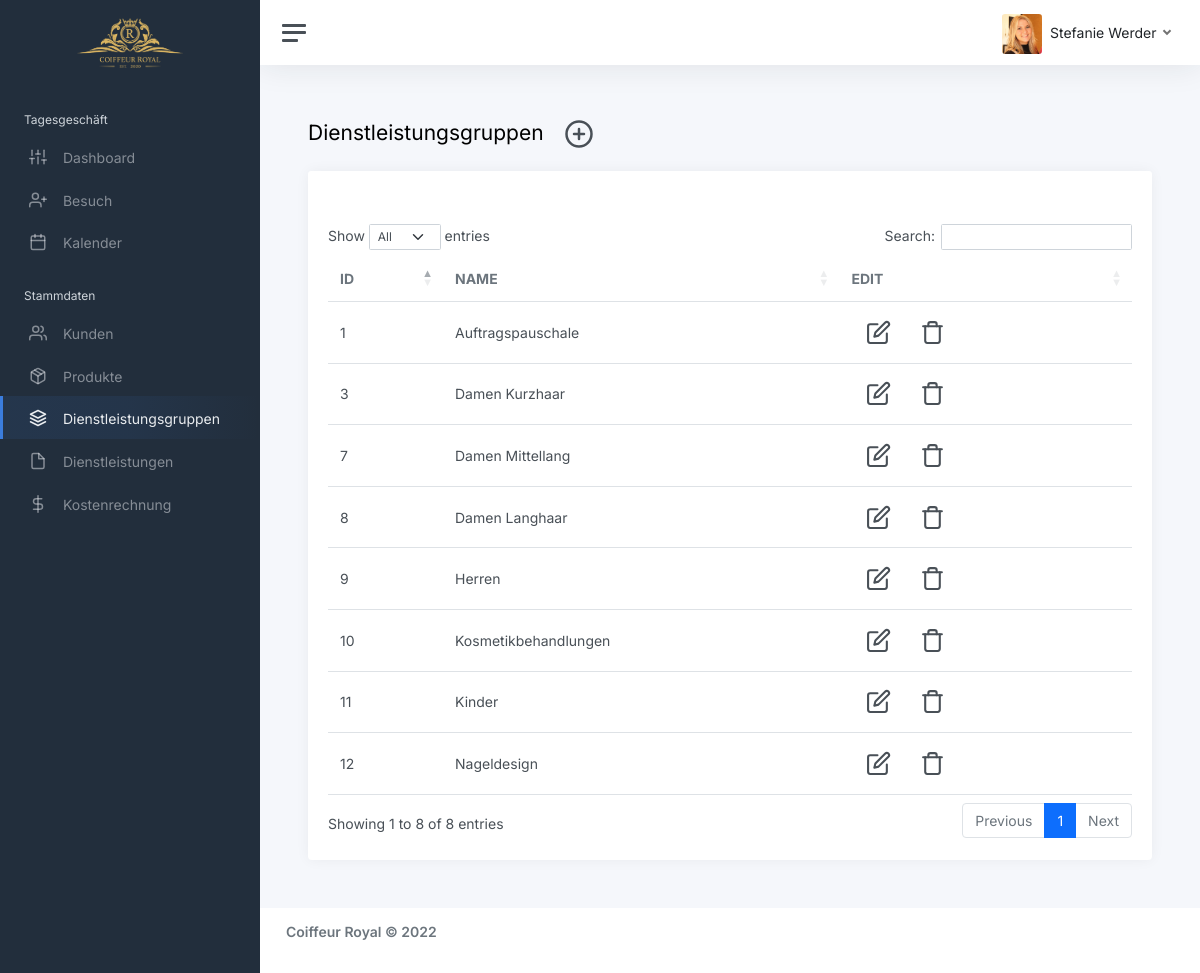
/website/sites/service-groups.php (signed in), run on the app's committed database.
### tables this page shows
CREATE TABLE IF NOT EXISTS service_groups (
    service_group_id INT AUTO_INCREMENT PRIMARY KEY,
    service_group_name VARCHAR(50) NOT NULL
    );

### website/sites/service-groups.php (the view, shortened to what this page needs)
<?php
    if(isset($_SESSION['User']))
    {
        $mailid = $_SESSION['User'];
        $parts = explode(".", $mailid);
        $lastname = ucfirst(array_pop($parts));
        $firstname = ucfirst(implode(".", $parts));
    }
    else
    {
        header("Location:../index.php");
    }
?>
<!DOCTYPE html>
<html lang="en">
<head>
	<link href="https://cdnjs.cloudflare.com/ajax/libs/twitter-bootstrap/5.0.1/css/bootstrap.min.css" rel="stylesheet">
	<link href="../assets/css/app.css" rel="stylesheet">
	<link href="https://cdn.datatables.net/1.11.4/css/dataTables.bootstrap5.min.css" rel="stylesheet">
</head>
<body>
	<div class="wrapper">
		<nav id="sidebar" class="sidebar js-sidebar">
			<div class="sidebar-content js-simplebar">
				<a class="sidebar-brand text-center" href="dashboard.php">
					<span class="align-middle"><img src="../assets/img/logo/coiffeur_royal.png" width="50%"></span>
				</a>
				<ul class="sidebar-nav">
					<li class="sidebar-header">
						Tagesgeschäft
					</li>
					<li class="sidebar-item">
						<a class="sidebar-link" href="dashboard.php">
							<i class="align-middle" data-feather="sliders"></i> <span class="align-middle">Dashboard</span>
						</a>
					</li>
					<li class="sidebar-item">
						<a class="sidebar-link" href="visits.php">
							<i class="align-middle" data-feather="user-plus"></i> <span class="align-middle">Besuch</span>
						</a>
					</li>
					<li class="sidebar-item">
						<a class="sidebar-link" href="calendar.php">
							<i class="align-middle" data-feather="calendar"></i> <span class="align-middle">Kalender</span>
						</a>
					</li>
					<li class="sidebar-header">
						Stammdaten
					</li>
					<li class="sidebar-item">
						<a class="sidebar-link" href="customers.php">
							<i class="align-middle" data-feather="users"></i> <span class="align-middle">Kunden</span>
						</a>
					</li>
					<li class="sidebar-item">
						<a class="sidebar-link" href="products.php">
							<i class="align-middle" data-feather="package"></i> <span class="align-middle">Produkte</span>
						</a>
					</li>
					<li class="sidebar-item active">
						<a class="sidebar-link" href="service-groups.php">
							<i class="align-middle" data-feather="layers"></i> <span class="align-middle">Dienstleistungsgruppen</span>
						</a>
					</li>
					<li class="sidebar-item">
						<a class="sidebar-link" href="services.php">
							<i class="align-middle" data-feather="file"></i> <span class="align-middle">Dienstleistungen</span>
						</a>
					</li>
					<li class="sidebar-item">
						<a class="sidebar-link" href="cost-calculation.php">
							<i class="align-middle" data-feather="dollar-sign"></i> <span class="align-middle">Kostenrechnung</span>
						</a>
					</li>
				</ul>
			</div>
		</nav>
		<div class="main">
			<nav class="navbar navbar-expand navbar-light navbar-bg">
				<a class="sidebar-toggle js-sidebar-toggle">
					<i class="hamburger align-self-center"></i>
				</a>
				<div class="navbar-collapse collapse">
					<ul class="navbar-nav navbar-align">
						<li class="nav-item dropdown">
							<a class="nav-link dropdown-toggle d-none d-sm-inline-block" href="#" data-bs-toggle="dropdown">
								<?php
								if($mailid == "werder.stefanie")
								{
									echo "<img src='../assets/img/avatars/steffi.jpg' class='avatar img-fluid rounded me-1' alt='Steffanie Werder'/> <span class='text-dark'>" .$lastname . " " . $firstname;
								}
								elseif($mailid == "weibel.romy")
								{
									echo "<img src='../assets/img/avatars/romy.jpg' class='avatar img-fluid rounded me-1' alt='Romy Werder'/> <span class='text-dark'>" . $lastname . " " . $firstname;
								}
								?>
							</a>
						</li>
					</ul>
				</div>
			</nav>
			<main class="content">
				<div class="container-fluid p-0">
					<h1 class="h3 mb-3">Dienstleistungsgruppen <button type='button' class='btn mr-1 createservicegroupbtn'><i class='align-middle' data-feather='plus-circle' style='width: 30px; height: 30px;'></i></button></h1>
					<div class="row">
						<div class="col-12">
							<div class="card">
								<div class="card-header">
								</div>
								<div class="card-body">
                                    <div class="table-responsive">
                                        <table id="example" class="table align-items-center mb-0">
                                          <thead>
                                            <tr>
                                              <th class="text-uppercase text-secondary opacity-7">ID</th>
                                              <th class="text-uppercase text-secondary opacity-7">Name</th>
                                              <th class="text-uppercase text-secondary opacity-7">Edit</th>
                                            </tr>
                                          </thead>
                                          <tbody>
										  	<?php
												include 'db.php';
												$sql = "SELECT * FROM service_groups";
												$result = mysqli_query($db_conn, $sql);
												if (mysqli_num_rows($result) > 0)
												{
													while ($row = mysqli_fetch_assoc($result))
													{
														echo "<tr>";
															echo "<td>" . $row['service_group_id'] . "</td>";
															echo "<td>" . $row['service_group_name'] . "</td>";
															echo "<td class='text-right'>";
																echo "<button type='button' class='btn mr-1 editservicegroupbtn'><i class='align-middle' data-feather='edit' style='width: 25px; height: 25px;'></i></button>";
																echo "<button type='button' class='btn mr-1 deleteservicegroupbtn'><i class='align-middle' data-feather='trash' style='width: 25px; height: 25px;'></i></button>";
															echo "</td>";
													}
												}
												else
												{
													echo "0 Results found";
												}
											  ?>
                                          </tbody>
                                        </table>
                                      </div>
								</div>
							</div>
						</div>
					</div>
				</div>
			</main>
			<footer class="footer">
				<div class="container-fluid">
					<div class="row text-muted">
						<div class="col-6 text-start">
							<p class="mb-0">
								<h5 class="text-muted"><strong>Coiffeur Royal &copy; 2022</strong></h5>
							</p>
						</div>
					</div>
				</div>
			</footer>
		</div>
	</div>
</body>
</html>

### data on the page
service_groups: service_group_id "1", service_group_name "Auftragspauschale"
service_groups: service_group_id "3", service_group_name "Damen Kurzhaar"
service_groups: service_group_id "7", service_group_name "Damen Mittellang"
service_groups: service_group_id "8", service_group_name "Damen Langhaar"
service_groups: service_group_id "9", service_group_name "Herren"
service_groups: service_group_id "10", service_group_name "Kosmetikbehandlungen"
service_groups: service_group_id "11", service_group_name "Kinder"
service_groups: service_group_id "12", service_group_name "Nageldesign"

### other printed values
$lastname "Stefanie"
$firstname "Werder"
